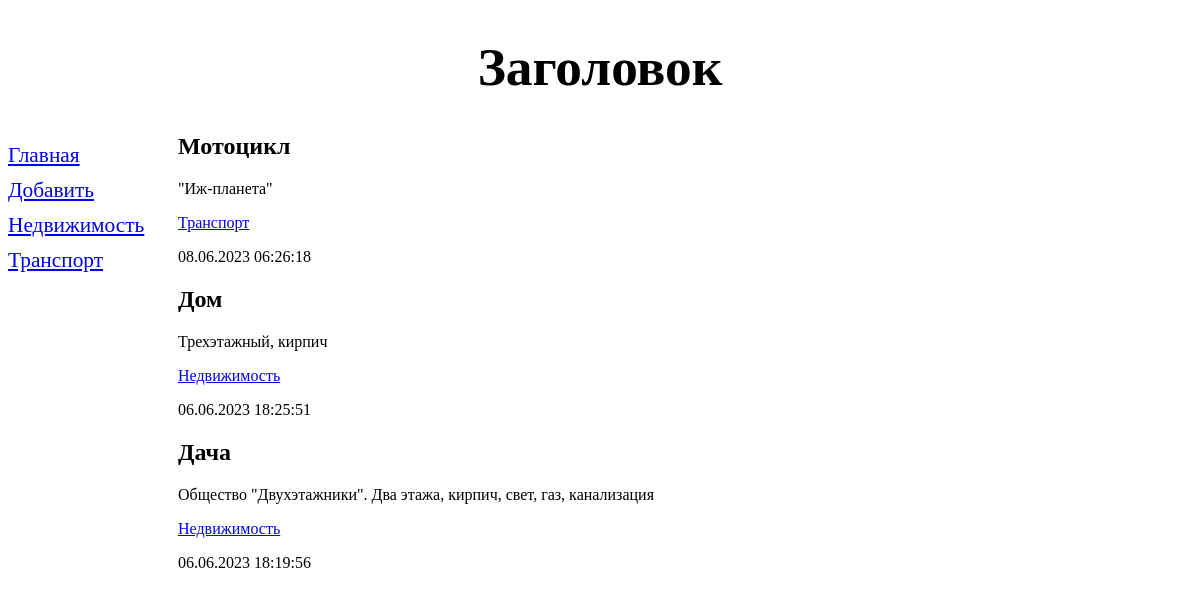
/bboard/, run on the app's committed database.
### bboard/models.py (models this page shows, shortened)
class Rubric(models.Model):
    name = models.CharField(max_length=20, db_index=True, verbose_name='Название')
    class Meta:
        verbose_name_plural = 'Рубрики'
        verbose_name = 'Рубрика'
        ordering = ['name']

class Bb(models.Model):
    title = models.CharField(max_length=50, verbose_name='Товар')
    content = models.TextField(null=True, blank=True, verbose_name='Описание')
    price = models.FloatField(null=True, blank=True, verbose_name='Цена')
    published = models.DateTimeField(auto_now_add=True, db_index=True, verbose_name='Опубликовано')
    rubric = models.ForeignKey('Rubric', null=True, on_delete=models.PROTECT, verbose_name='Рубрика')
    class Meta:
        verbose_name_plural = 'Объявления'
        verbose_name = 'Объявление'
        ordering = ['-published']

### bboard/views.py (the view)
# urls.py: path('', index, name='index'),
def index(request):
    bbs = Bb.objects.all()
    rubrics = Rubric.objects.all()
    context = {'bbs': bbs, 'rubrics': rubrics}
    return render(request, 'bboard/index.html', context)

### bboard/templates/bboard/index.html
{% extends "layout/base.html" %}
{% block content %}
{% for bb in bbs %}
<div>
    <h2>{{ bb.title }}</h2>
    <p>{{ bb.content }}</p>
    <p><a href="{% url 'by_rubric' bb.rubric.pk %}">
        {{ bb.rubric.name }}</a></p>
    <p>{{ bb.published|date:"d.m.Y H:i:s"}}</p>
</div>
{% endfor %}
{% endblock %}

### bboard/templates/layout/base.html (shortened to what this page needs)
{% load static %}
<!DOCTYPE html>
<html lang="en">
<head>
    <link rel="stylesheet" type="text/css"
    href="{% static 'bboard/style.css' %}">
</head>
<body>
<header>
    <h1>Заголовок</h1>
</header>
<nav>
    <a href="{% url 'index' %}">Главная</a>
    <a href="{% url 'add' %}">Добавить</a>
    {% for rubric in rubrics %}
    <a href="{% url 'by_rubric' rubric.pk %}">
        {{ rubric.name }}</a>
    {% endfor %}
</nav>
<section>
    {% block content %}
    {% endblock %}
</section>
</body>
</html>

### bboard/static/bboard/style.css (style rules this page uses)
header h1 { font-size: 40pt; text-text-replace: uppercase; text-align: center; background: url("bg.jpg") left / auto 100% no-repeat; }
nav { font-size: 16pt; width: 150px; float: left; }
nav a { display: block; margin: 10px 0px; }
section { margin-left: 170px; }

### data on the page
Rubric: name "Недвижимость"
Rubric: name "Транспорт"
Bb: title "Мотоцикл", content "\"Иж-планета\"", rubric.name "Транспорт", published "08.06.2023 06:26:18"
Bb: title "Дом", content "Трехэтажный, кирпич", rubric.name "Недвижимость", published "06.06.2023 18:25:51"
Bb: title "Дача", content "Общество \"Двухэтажники\". Два этажа, кирпич, свет, газ, канализация", rubric.name "Недвижимость", published "06.06.2023 18:19:56"
